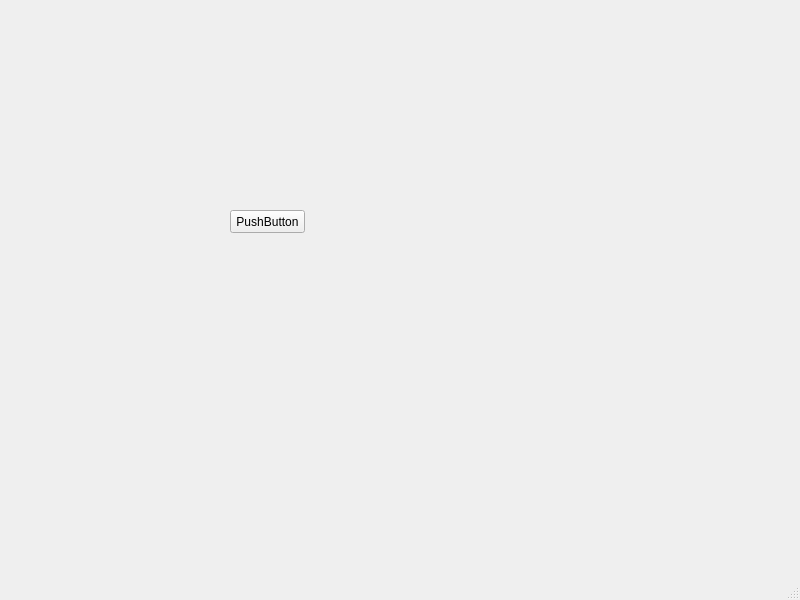
<?xml version="1.0" encoding="UTF-8"?>
<ui version="4.0">
 <class>MainWindow</class>
 <widget class="QMainWindow" name="MainWindow">
  <property name="geometry">
   <rect>
    <x>0</x>
    <y>0</y>
    <width>800</width>
    <height>600</height>
   </rect>
  </property>
  <property name="windowTitle">
   <string>MainWindow</string>
  </property>
  <widget class="QWidget" name="centralwidget">
   <widget class="QPushButton" name="pushButton">
    <property name="geometry">
     <rect>
      <x>230</x>
      <y>210</y>
      <width>75</width>
      <height>23</height>
     </rect>
    </property>
    <property name="text">
     <string>PushButton</string>
    </property>
   </widget>
  </widget>
  <widget class="QMenuBar" name="menubar">
   <property name="geometry">
    <rect>
     <x>0</x>
     <y>0</y>
     <width>800</width>
     <height>21</height>
    </rect>
   </property>
  </widget>
  <widget class="QStatusBar" name="statusbar"/>
 </widget>
 <resources/>
 <connections/>
</ui>
